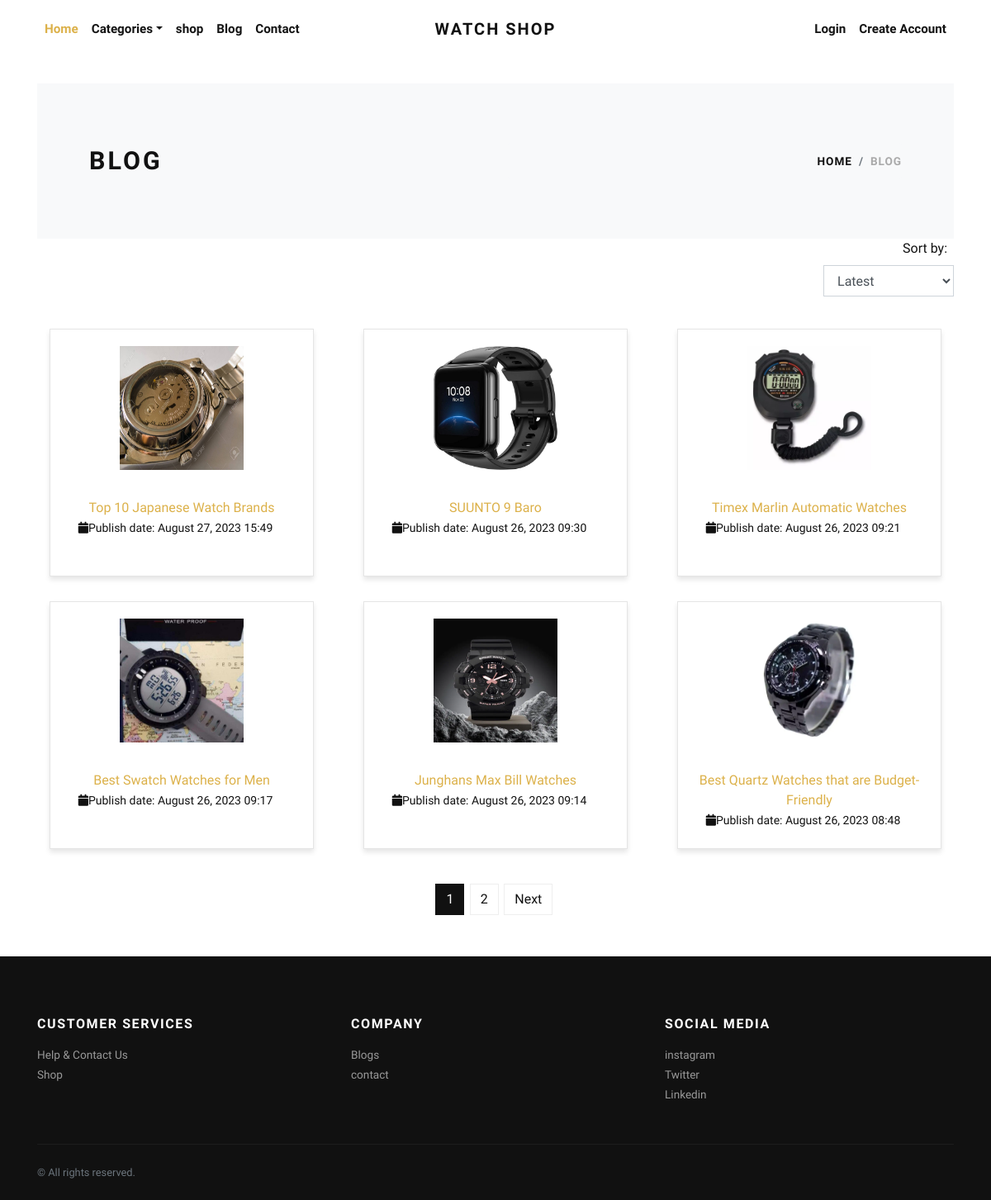
Screenshot of /blog/ with the database file from the repository.
### app/models.py (models this page shows, shortened)
class BlogPost(models.Model):
    title = models.CharField(max_length=200,verbose_name="Blog Post Title")
    slug = models.SlugField( max_length=55, verbose_name="Blog Post Slug", unique=True)
    content = RichTextField()
    image = models.ImageField(upload_to='blog', blank=True, null=True)
    publish_date = models.DateTimeField(auto_now=True)
    uploader = models.ForeignKey(User, on_delete=models.CASCADE)

class SocialMediaLink(models.Model):
    title = models.CharField(max_length=100)
    url = models.URLField()

### app/views.py (the view)
# urls.py: path('blog/', views.blog, name='blog'),
def blog(request):
    sort_by = request.GET.get('sort_by', 'latest')
    blog_posts = BlogPost.objects.all()
    if sort_by == 'oldest':
        blog_posts = blog_posts.order_by('publish_date')
    elif sort_by == 'latest':
        blog_posts = blog_posts.order_by('-publish_date')
    paginator = Paginator(blog_posts, 6)
    page_number = request.GET.get('page')
    page_obj = paginator.get_page(page_number)
    context = {
        'page_obj': page_obj,
        'sort_by': sort_by,
    }
    return render(request, 'app/blog.html', context)

### app/context_preprocessors.py (called while the page is built)
def store_menu(request):
    categories = Category.objects.filter(is_active=True)
    context = {
        'categories_menu': categories,
    }
    return context

def cart_menu(request):
    if request.user.is_authenticated:
        cart_items= Cart.objects.filter(user=request.user)
        context = {
            'cart_items': cart_items,
        }
    else:
        context = {}
    return context

def wishlist_count(request):
    if request.user.is_authenticated:
        wishlist_items = WishlistItem.objects.filter(user=request.user)
        wishlist_count = wishlist_items.count()
    else:
        wishlist_count = 0
    return {'wishlist_count': wishlist_count}

def social_links(request):
    links = SocialMediaLink.objects.all()
    return {'social_media_links': links}

def contact_info(request):
    contact_info = ContactInfo.objects.first()
    return {'contact_info': contact_info}

### app2/context_preprocessors.py (called while the page is built)
def user_info(request):
    user = request.user
    return {'user_info': user}

### app/templates/app/blog.html (shortened to what this page needs)
{% extends 'app/base.html' %}
{% load static %}
{% block content %}
<section class="blog_area section_padding">
  <div class="container">
    <section class="py-5 bg-light">
      <div class="container">
        <div class="row px-4 px-lg-5 py-lg-4 align-items-center">
          <div class="col-lg-6">
            <h1 class="h2 text-uppercase mb-0">Blog</h1>
          </div>
          <div class="col-lg-6 text-lg-right">
            <nav aria-label="breadcrumb">
              <ol class="breadcrumb justify-content-lg-end mb-0 px-0">
                <li class="breadcrumb-item"><a href="{%url 'app:home'%}">Home</a></li>
                <li class="breadcrumb-item active" aria-current="page">Blog</li>
              </ol>
            </nav>
          </div>
        </div>
      </div>
    </section>
    <div class="row">
      <div class="col-lg-12 mb-4 text-right">
        <form method="get" class="d-inline-block">
          <label for="sort_by" class="mr-2">Sort by:</label>
          <select name="sort_by" id="sort_by" class="form-control d-inline-block" onchange="this.form.submit()">
            <option value="latest" {% if sort_by == "latest" %}selected{% endif %}>Latest</option>
          </select>
        </form>
      </div>
      {% for blog_post in page_obj %}
      <div class="col-lg-4 col-md-6">
        <div class="blog_item" style="text-align: center;">
          <a href="{% url 'app:blog-detail' blog_post.slug %}">
            <div class="blog_item_img">
              <img class="card-img rounded-0" style="width: 150px; height:150px;" src="{{ blog_post.image.url }}" alt="{{ blog_post.title }}">
            </div>
          </a>
          <br>
          <div class="blog_details">
            <a class="d-inline-block" href="{% url 'app:blog-detail' blog_post.slug %}">
              {{ blog_post.title }}
            </a>
            <ul class="blog-info-link">
              <li><i class="fa fa-calendar"></i>Publish date: {{ blog_post.publish_date|date:"F d, Y H:i" }}</li>
            </ul>
          </div>
        </div>
      </div>
      {% endfor %}
    </div>
    <div class="row mt-4">
      <div class="col-md-12 text-center">
        <nav aria-label="Page navigation example">
          <ul class="pagination justify-content-center">
            {% for i in page_obj.paginator.page_range %}
            <li class="page-item {% if page_obj.number == i %}active{% endif %}">
              <a class="page-link" href="?page={{ i }}">{{ i }}</a>
            </li>
            {% endfor %}
            {% if page_obj.has_next %}
            <li class="page-item"><a class="page-link" href="?page={{ page_obj.next_page_number }}">Next</a></li>
            {% endif %}
          </ul>
        </nav>
      </div>
    </div>
  </div>
</section>
{% endblock content %}

### app/templates/app/base.html (shortened to what this page needs)
{% load static %}
<!DOCTYPE html>
<html>
  <head>
    <link rel="stylesheet" href="{% static 'app/vendor/bootstrap/css/bootstrap.min.css' %}">
    <link rel="stylesheet" href="{% static 'app/vendor/lightbox2/css/lightbox.min.css' %}">
    <link rel="stylesheet" href="{% static 'app/vendor/nouislider/nouislider.min.css' %}">
    <link rel="stylesheet" href="{% static 'app/vendor/bootstrap-select/css/bootstrap-select.min.css' %}">
    <link rel="stylesheet" href="{% static 'app/vendor/owl.carousel2/assets/owl.carousel.min.css' %}">
    <link rel="stylesheet" href="{% static 'app/vendor/owl.carousel2/assets/owl.theme.default.css' %}">
    <link rel="stylesheet" href="https://cdnjs.cloudflare.com/ajax/libs/font-awesome/5.15.3/css/all.min.css">
    <link rel="stylesheet" href="{% static 'app/css/style.default.css' %}" id="theme-stylesheet">
    <link rel="stylesheet" href="{% static 'app/css/custom.css' %}">
  </head>
  <body>
    <div class="page-holder">
      <header class="header bg-white">
        <div class="container px-0 px-lg-3">
          <nav class="navbar navbar-expand-lg navbar-light py-3 px-lg-0"><a class="navbar-brand" href="{% url 'app:home' %}"><span class="font-weight-bold text-uppercase text-dark">Watch shop</span></a>
            <div class="collapse navbar-collapse" id="navbarSupportedContent">
              <ul class="navbar-nav mr-auto">
                <li class="nav-item">
                  <a class="nav-link active" href="{% url 'app:home' %}">Home</a>
                </li>
                <li class="nav-item dropdown"><a class="nav-link dropdown-toggle" id="pagesDropdown" href="#" data-toggle="dropdown" aria-haspopup="true" aria-expanded="false">Categories</a>
                </li>
                <li class="nav-item">
                  <a class="nav-link" href="{% url 'app:shop' %}">shop</a>
                </li>
                <li class="nav-item">
                  <a class="nav-link" href="{% url 'app:blog' %}">Blog</a>
                </li>
                <li class="nav-item">
                  <a class="nav-link" href="{% url 'app:contact' %}">Contact</a>
                </li>
              </ul>
              <ul class="navbar-nav ml-auto">
                {% if request.user.is_authenticated %}
                  <li class="nav-item"><a class="nav-link" href="{% url 'app:cart' %}"> <i class="fas fa-dolly-flatbed mr-1 text-gray"></i>Cart<small class="text-gray">({{request.user.cart_set.count}})</small></a></li>
                  <li class="nav-item"><a class="nav-link" href="{%url 'app:wishlist'%}"> <i class="far fa-heart mr-1"></i><small class="text-gray"> ({{ wishlist_count }})</small></a></li>
                  {% comment %} <li class="nav-item"><a class="nav-link" href="#"> <i class="fas fa-user-alt mr-1 text-gray"></i>My Account</a></li> {% endcomment %}
                  <li class="nav-item dropdown"><a class="nav-link dropdown-toggle" id="pagesDropdown" href="#" data-toggle="dropdown" aria-haspopup="true" aria-expanded="false"><i class="fas fa-user-alt mr-1 text-gray"></i>My Account</a></a>
                  <div class="dropdown-menu mt-3" aria-labelledby="pagesDropdown">
                      <a class="dropdown-item border-0 transition-link" href="{% url 'app:profile' %}">Profile</a>
                      <a class="dropdown-item border-0 transition-link" href="{% url 'app:cart' %}">Cart</a>
                      <a class="dropdown-item border-0 transition-link" href="{% url 'app:orders' %}">Orders</a>
                      <a class="dropdown-item border-0 transition-link" href="{% url 'app:password-change' %}">Change Password</a>
                    <hr>
                    <a class="dropdown-item border-0 transition-link" href="{% url 'app:logout' %}">Log Out</a>
                </li>
                {% else %}
                  <li class="nav-item"><a class="nav-link" href="{% url 'app:login' %}">Login</a></li>
                  <li class="nav-item"><a class="nav-link" href="{% url 'app:register' %}">Create Account</a></li>
                {% endif %}
              </ul>
            </div>
          </nav>
        </div>
      </header>
      {% block content %}
      {% endblock content %}
      <footer class="bg-dark text-white">
        <div class="container py-4">
          <div class="row py-5">
            <div class="col-md-4 mb-3 mb-md-0">
              <h6 class="text-uppercase mb-3">Customer services</h6>
              <ul class="list-unstyled mb-0">
                <li><a class="footer-link" href="{%url 'app:contact'%}">Help &amp; Contact Us</a></li>
                <li><a class="footer-link" href="{% url 'app:shop' %}">Shop</a></li>
              </ul>
            </div>
            <div class="col-md-4 mb-3 mb-md-0">
              <h6 class="text-uppercase mb-3">Company</h6>
              <ul class="list-unstyled mb-0">
                <li><a class="footer-link" href="{% url 'app:blog'%}">Blogs</a></li>
                <li><a class="footer-link" href="{%url 'app:contact'%}">contact</a></li>
              </ul>
            </div>
            <div class="col-md-4">
              <h6 class="text-uppercase mb-3">Social media</h6>
              <ul class="list-unstyled mb-0">
                {% for link in social_media_links %}
                <li><a class="footer-link" href="{{ link.url }}">{{ link.title }}</a></li>
                {% endfor %}
              </ul>
            </div>
          </div>
          <div class="border-top pt-4" style="border-color: #1d1d1d !important">
            <div class="row">
              <div class="col-lg-6">
                <p class="small text-muted mb-0">&copy; All rights reserved.</p>
              </div>
            </div>
          </div>
        </div>
      </footer>
       {% include 'app/scripts.html' %}

### app/static/app/css/style.default.css (style rules this page uses)
.navbar { position: relative; }
@media (min-width: 992px) { .navbar-brand { position: absolute; top: 50%; left: 50%; -webkit-transform: translate(-50%, -50%); transform: translate(-50%, -50%); } }
.footer-link { font-size: 0.85rem; position: relative; color: #999; transition: all 0.3s; }
.footer-link::before { content: '\f0da'; display: inline-block; font-family: 'Font Awesome\ 5 Free'; font-weight: 900; position: absolute; top: 50%; left: 0; -webkit-transform: translateY(-50%); transform: translateY(-50%); color: #fff; transition: all 0.3s; opacity: 0; }
.text-uppercase { text-transform: uppercase; letter-spacing: 0.1em; }
.navbar { padding: 0.5rem 1rem; }
.navbar-brand { display: inline-block; padding-top: 0.3125rem; padding-bottom: 0.3125rem; margin-right: 1rem; font-size: 1.25rem; }
.navbar-light .navbar-brand { color: #dcb14a; }
.navbar-light .navbar-nav .nav-link { color: rgba(17, 17, 17, 0.99); font-weight: 800; font-size: 0.95rem; transition: all 0.3s; }
.navbar-light .navbar-nav .show > .nav-link, .navbar-light .navbar-nav .active > .nav-link, .navbar-light .navbar-nav .nav-link.show, .navbar-light .navbar-nav .nav-link.active { color: #dcb14a; }
body { font-family: "Libre Franklin", sans-serif; font-size: 1rem; font-weight: 400; line-height: 1.5; color: #111111; background-color: #fff; }
a { color: #dcb14a; text-decoration: none; }
h1, h2, h3, h4, h5, h6, .h1, .h2, .h3, .h4, .h5, .h6 { margin-bottom: 0.5rem; font-family: inherit; font-weight: 900; line-height: 1.2; color: inherit; }
h1, .h1 { font-size: 2.2rem; }
h2, .h2 { font-size: 1.9rem; }
h6, .h6 { font-size: 1rem; }
small, .small { font-size: 80%; font-weight: 400; }
.page-item:first-child .page-link { border-top-left-radius: 0; border-bottom-left-radius: 0; }
.page-item:last-child .page-link { border-top-right-radius: 0; border-bottom-right-radius: 0; }
.page-item.active .page-link { color: #fff; background-color: #111111; border-color: #111111; }
.page-link { padding: 0.5rem 0.75rem; line-height: 1.25; color: #111111; background-color: none; border: 1px solid #eee; margin: 0.2rem; transition: all 0.3s; }
.bg-light { background-color: #f8f9fa !important; }
.bg-dark { background-color: #111111 !important; }
.text-dark { color: #111111 !important; }
.form-control { padding: 0.375rem 0.75rem; font-size: 1rem; line-height: 1.5; color: #495057; background-color: #fff; border: 1px solid #ced4da; border-radius: 0; transition: border-color 0.15s ease-in-out, box-shadow 0.15s ease-in-out; }
.form-control::placeholder { color: #adb5bd; font-size: 0.85rem; font-weight: 400; }
select.form-control:not([size]):not([multiple]) { height: calc(2.25rem + 2px); }
.nav-link { padding: 0.5rem 1rem; }
.card-img { border-radius: calc(0 - 1px); }
.breadcrumb { background: #f8f9fa; }
.breadcrumb-item { font-size: 0.85rem; text-transform: uppercase; letter-spacing: 0.07em; font-weight: 900; color: #111111; }
.breadcrumb-item a { color: inherit; transition: all 0.3s; }
.breadcrumb-item.active { color: #aaa; }

### app/static/app/css/custom.css (style rules this page uses)
.blog_area { padding: 30px 0; }
.blog_item { flex: 0 0 calc(33.3333% - 30px); background-color: #fff; border: 1px solid #e5e5e5; box-shadow: 0 4px 6px rgba(0, 0, 0, 0.1); padding: 20px; margin: 15px; transition: transform 0.2s ease-in-out; box-sizing: border-box; height: 300px; overflow: hidden; }
.blog-info-link { list-style: none; margin: 0; padding: 0; }
.blog-info-link li { display: inline-block; margin-right: 15px; font-size: 14px; }
.blog_details { margin-top: 10px; }

### rows the page displays
BlogPost: image (picture), title "Top 10 Japanese Watch Brands", publish_date "August 27, 2023 15:49"
BlogPost: image (picture), title "SUUNTO 9 Baro", publish_date "August 26, 2023 09:30"
BlogPost: image (picture), title "Timex Marlin Automatic Watches", publish_date "August 26, 2023 09:21"
BlogPost: image (picture), title "Best Swatch Watches for Men", publish_date "August 26, 2023 09:17"
BlogPost: image (picture), title "Junghans Max Bill Watches", publish_date "August 26, 2023 09:14"
BlogPost: image (picture), title "Best Quartz Watches that are Budget-Friendly", publish_date "August 26, 2023 08:48"
SocialMediaLink: title "instagram"
SocialMediaLink: title "Twitter"
SocialMediaLink: title "Linkedin"

### other values shown
{{ i }} "1" "2"
